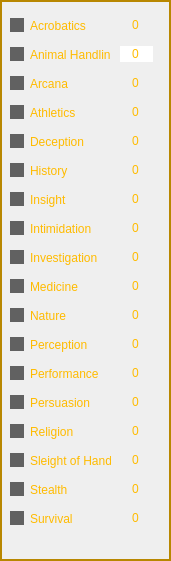
     <widget class="QFrame" name="frame">
      <property name="geometry">
       <rect>
        <x>10</x>
        <y>330</y>
        <width>171</width>
        <height>561</height>
       </rect>
      </property>
      <property name="styleSheet">
       <string notr="true">QFrame { 
	color: rgb(184, 135, 0);
} </string>
      </property>
      <property name="frameShape">
       <enum>QFrame::Panel</enum>
      </property>
      <property name="frameShadow">
       <enum>QFrame::Plain</enum>
      </property>
      <property name="lineWidth">
       <number>2</number>
      </property>
      <property name="midLineWidth">
       <number>1</number>
      </property>
      <widget class="QWidget" name="verticalLayoutWidget">
       <property name="geometry">
        <rect>
         <x>10</x>
         <y>10</y>
         <width>101</width>
         <height>541</height>
        </rect>
       </property>
       <layout class="QVBoxLayout" name="verticalLayout">
        <item>
         <widget class="QCheckBox" name="checkBox_6">
          <property name="styleSheet">
           <string notr="true">
QCheckBox::indicator {
		
	
	background-color: rgb(97, 97, 97);
}

QCheckBox{

color: rgb(255, 187, 0);
background:transparent;

}
QCheckBox::indicator:checked {
    
	background-color: rgb(255, 187, 0);
}</string>
          </property>
          <property name="text">
           <string>Acrobatics</string>
          </property>
         </widget>
        </item>
        <item>
         <widget class="QCheckBox" name="checkBox_12">
          <property name="styleSheet">
           <string notr="true">
QCheckBox::indicator {
		
	
	background-color: rgb(97, 97, 97);
}

QCheckBox{

color: rgb(255, 187, 0);
background:transparent;

}
QCheckBox::indicator:checked {
    
	background-color: rgb(255, 187, 0);
}</string>
          </property>
          <property name="text">
           <string>Animal Handling</string>
          </property>
         </widget>
        </item>
        <item>
         <widget class="QCheckBox" name="checkBox_18">
          <property name="styleSheet">
           <string notr="true">
QCheckBox::indicator {
		
	
	background-color: rgb(97, 97, 97);
}

QCheckBox{

color: rgb(255, 187, 0);
background:transparent;

}
QCheckBox::indicator:checked {
    
	background-color: rgb(255, 187, 0);
}</string>
          </property>
          <property name="text">
           <string>Arcana</string>
          </property>
         </widget>
        </item>
        <item>
         <widget class="QCheckBox" name="checkBox_14">
          <property name="styleSheet">
           <string notr="true">
QCheckBox::indicator {
		
	
	background-color: rgb(97, 97, 97);
}

QCheckBox{

color: rgb(255, 187, 0);
background:transparent;

}
QCheckBox::indicator:checked {
    
	background-color: rgb(255, 187, 0);
}</string>
          </property>
          <property name="text">
           <string>Athletics</string>
          </property>
         </widget>
        </item>
        <item>
         <widget class="QCheckBox" name="checkBox_15">
          <property name="styleSheet">
           <string notr="true">
QCheckBox::indicator {
		
	
	background-color: rgb(97, 97, 97);
}

QCheckBox{

color: rgb(255, 187, 0);
background:transparent;

}
QCheckBox::indicator:checked {
    
	background-color: rgb(255, 187, 0);
}</string>
          </property>
          <property name="text">
           <string>Deception</string>
          </property>
         </widget>
        </item>
        <item>
         <widget class="QCheckBox" name="checkBox_16">
          <property name="styleSheet">
           <string notr="true">
QCheckBox::indicator {
		
	
	background-color: rgb(97, 97, 97);
}

QCheckBox{

color: rgb(255, 187, 0);
background:transparent;

}
QCheckBox::indicator:checked {
    
	background-color: rgb(255, 187, 0);
}</string>
          </property>
          <property name="text">
           <string>History</string>
          </property>
         </widget>
        </item>
        <item>
         <widget class="QCheckBox" name="checkBox_11">
          <property name="styleSheet">
           <string notr="true">
QCheckBox::indicator {
		
	
	background-color: rgb(97, 97, 97);
}

QCheckBox{

color: rgb(255, 187, 0);
background:transparent;

}
QCheckBox::indicator:checked {
    
	background-color: rgb(255, 187, 0);
}</string>
          </property>
          <property name="text">
           <string>Insight</string>
          </property>
         </widget>
        </item>
        <item>
         <widget class="QCheckBox" name="checkBox_13">
          <property name="styleSheet">
           <string notr="true">
QCheckBox::indicator {
		
	
	background-color: rgb(97, 97, 97);
}

QCheckBox{

color: rgb(255, 187, 0);
background:transparent;

}
QCheckBox::indicator:checked {
    
	background-color: rgb(255, 187, 0);
}</string>
          </property>
          <property name="text">
           <string>Intimidation</string>
          </property>
         </widget>
        </item>
        <item>
         <widget class="QCheckBox" name="checkBox">
          <property name="styleSheet">
           <string notr="true">
QCheckBox::indicator {
		
	
	background-color: rgb(97, 97, 97);
}

QCheckBox{

color: rgb(255, 187, 0);
background:transparent;

}
QCheckBox::indicator:checked {
    
	background-color: rgb(255, 187, 0);
}</string>
          </property>
          <property name="text">
           <string>Investigation</string>
          </property>
         </widget>
        </item>
        <item>
         <widget class="QCheckBox" name="checkBox_2">
          <property name="styleSheet">
           <string notr="true">
QCheckBox::indicator {
		
	
	background-color: rgb(97, 97, 97);
}

QCheckBox{

color: rgb(255, 187, 0);
background:transparent;

}
QCheckBox::indicator:checked {
    
	background-color: rgb(255, 187, 0);
}</string>
          </property>
          <property name="text">
           <string>Medicine</string>
          </property>
         </widget>
        </item>
        <item>
         <widget class="QCheckBox" name="checkBox_7">
          <property name="styleSheet">
           <string notr="true">
QCheckBox::indicator {
		
	
	background-color: rgb(97, 97, 97);
}

QCheckBox{

color: rgb(255, 187, 0);
background:transparent;

}
QCheckBox::indicator:checked {
    
	background-color: rgb(255, 187, 0);
}</string>
          </property>
          <property name="text">
           <string>Nature</string>
          </property>
         </widget>
        </item>
        <item>
         <widget class="QCheckBox" name="checkBox_17">
          <property name="styleSheet">
           <string notr="true">
QCheckBox::indicator {
		
	
	background-color: rgb(97, 97, 97);
}

QCheckBox{

color: rgb(255, 187, 0);
background:transparent;

}
QCheckBox::indicator:checked {
    
	background-color: rgb(255, 187, 0);
}</string>
          </property>
          <property name="text">
           <string>Perception</string>
          </property>
         </widget>
        </item>
        <item>
         <widget class="QCheckBox" name="checkBox_5">
          <property name="styleSheet">
           <string notr="true">
QCheckBox::indicator {
		
	
	background-color: rgb(97, 97, 97);
}

QCheckBox{

color: rgb(255, 187, 0);
background:transparent;

}
QCheckBox::indicator:checked {
    
	background-color: rgb(255, 187, 0);
}</string>
          </property>
          <property name="text">
           <string>Performance</string>
          </property>
         </widget>
        </item>
        <item>
         <widget class="QCheckBox" name="checkBox_10">
          <property name="styleSheet">
           <string notr="true">
QCheckBox::indicator {
		
	
	background-color: rgb(97, 97, 97);
}

QCheckBox{

color: rgb(255, 187, 0);
background:transparent;

}
QCheckBox::indicator:checked {
    
	background-color: rgb(255, 187, 0);
}</string>
          </property>
          <property name="text">
           <string>Persuasion</string>
          </property>
         </widget>
        </item>
        <item>
         <widget class="QCheckBox" name="checkBox_9">
          <property name="styleSheet">
           <string notr="true">
QCheckBox::indicator {
		
	
	background-color: rgb(97, 97, 97);
}

QCheckBox{

color: rgb(255, 187, 0);
background:transparent;

}
QCheckBox::indicator:checked {
    
	background-color: rgb(255, 187, 0);
}</string>
          </property>
          <property name="text">
           <string>Religion</string>
          </property>
         </widget>
        </item>
        <item>
         <widget class="QCheckBox" name="checkBox_8">
          <property name="styleSheet">
           <string notr="true">
QCheckBox::indicator {
		
	
	background-color: rgb(97, 97, 97);
}

QCheckBox{

color: rgb(255, 187, 0);
background:transparent;

}
QCheckBox::indicator:checked {
    
	background-color: rgb(255, 187, 0);
}</string>
          </property>
          <property name="text">
           <string>Sleight of Hand</string>
          </property>
         </widget>
        </item>
        <item>
         <widget class="QCheckBox" name="checkBox_4">
          <property name="styleSheet">
           <string notr="true">
QCheckBox::indicator {
		
	
	background-color: rgb(97, 97, 97);
}

QCheckBox{

color: rgb(255, 187, 0);
background:transparent;

}
QCheckBox::indicator:checked {
    
	background-color: rgb(255, 187, 0);
}</string>
          </property>
          <property name="text">
           <string>Stealth</string>
          </property>
         </widget>
        </item>
        <item>
         <widget class="QCheckBox" name="checkBox_3">
          <property name="styleSheet">
           <string notr="true">
QCheckBox::indicator {
		
	
	background-color: rgb(97, 97, 97);
}

QCheckBox{

color: rgb(255, 187, 0);
background:transparent;

}
QCheckBox::indicator:checked {
    
	background-color: rgb(255, 187, 0);
}</string>
          </property>
          <property name="text">
           <string>Survival</string>
          </property>
         </widget>
        </item>
       </layout>
      </widget>
      <widget class="QWidget" name="verticalLayoutWidget_2">
       <property name="geometry">
        <rect>
         <x>120</x>
         <y>10</y>
         <width>33</width>
         <height>541</height>
        </rect>
       </property>
       <layout class="QVBoxLayout" name="verticalLayout_2">
        <item>
         <widget class="QLineEdit" name="lineEdit_14">
          <property name="enabled">
           <bool>true</bool>
          </property>
          <property name="styleSheet">
           <string notr="true">color: rgb(255, 187, 0);
background:transparent;</string>
          </property>
          <property name="text">
           <string>0</string>
          </property>
          <property name="frame">
           <bool>false</bool>
          </property>
          <property name="alignment">
           <set>Qt::AlignCenter</set>
          </property>
         </widget>
        </item>
        <item>
         <widget class="QLineEdit" name="lineEdit_15">
          <property name="enabled">
           <bool>true</bool>
          </property>
          <property name="styleSheet">
           <string notr="true">color: rgb(255, 187, 0);</string>
          </property>
          <property name="text">
           <string>0</string>
          </property>
          <property name="frame">
           <bool>false</bool>
          </property>
          <property name="alignment">
           <set>Qt::AlignCenter</set>
          </property>
         </widget>
        </item>
        <item>
         <widget class="QLineEdit" name="lineEdit_11">
          <property name="enabled">
           <bool>true</bool>
          </property>
          <property name="styleSheet">
           <string notr="true">color: rgb(255, 187, 0);
background:transparent;
</string>
          </property>
          <property name="text">
           <string>0</string>
          </property>
          <property name="frame">
           <bool>false</bool>
          </property>
          <property name="alignment">
           <set>Qt::AlignCenter</set>
          </property>
         </widget>
        </item>
        <item>
         <widget class="QLineEdit" name="lineEdit_16">
          <property name="enabled">
           <bool>true</bool>
          </property>
          <property name="styleSheet">
           <string notr="true">color: rgb(255, 187, 0);
background:transparent;
</string>
          </property>
          <property name="text">
           <string>0</string>
          </property>
          <property name="frame">
           <bool>false</bool>
          </property>
          <property name="alignment">
           <set>Qt::AlignCenter</set>
          </property>
         </widget>
        </item>
        <item>
         <widget class="QLineEdit" name="lineEdit_2">
          <property name="enabled">
           <bool>true</bool>
          </property>
          <property name="styleSheet">
           <string notr="true">color: rgb(255, 187, 0);
background:transparent;
</string>
          </property>
          <property name="text">
           <string>0</string>
          </property>
          <property name="frame">
           <bool>false</bool>
          </property>
          <property name="alignment">
           <set>Qt::AlignCenter</set>
          </property>
         </widget>
        </item>
        <item>
         <widget class="QLineEdit" name="lineEdit_22">
          <property name="enabled">
           <bool>true</bool>
          </property>
          <property name="styleSheet">
           <string notr="true">color: rgb(255, 187, 0);
background:transparent;
</string>
          </property>
          <property name="text">
           <string>0</string>
          </property>
          <property name="frame">
           <bool>false</bool>
          </property>
          <property name="alignment">
           <set>Qt::AlignCenter</set>
          </property>
         </widget>
        </item>
        <item>
         <widget class="QLineEdit" name="lineEdit_17">
          <property name="enabled">
           <bool>true</bool>
          </property>
          <property name="styleSheet">
           <string notr="true">color: rgb(255, 187, 0);
background:transparent;
</string>
          </property>
          <property name="text">
           <string>0</string>
          </property>
          <property name="frame">
           <bool>false</bool>
          </property>
          <property name="alignment">
           <set>Qt::AlignCenter</set>
          </property>
         </widget>
        </item>
        <item>
         <widget class="QLineEdit" name="lineEdit_18">
          <property name="enabled">
           <bool>true</bool>
          </property>
          <property name="styleSheet">
           <string notr="true">color: rgb(255, 187, 0);
background:transparent;
</string>
          </property>
          <property name="text">
           <string>0</string>
          </property>
          <property name="frame">
           <bool>false</bool>
          </property>
          <property name="alignment">
           <set>Qt::AlignCenter</set>
          </property>
         </widget>
        </item>
        <item>
         <widget class="QLineEdit" name="lineEdit_24">
          <property name="enabled">
           <bool>true</bool>
          </property>
          <property name="styleSheet">
           <string notr="true">color: rgb(255, 187, 0);
background:transparent;
</string>
          </property>
          <property name="text">
           <string>0</string>
          </property>
          <property name="frame">
           <bool>false</bool>
          </property>
          <property name="alignment">
           <set>Qt::AlignCenter</set>
          </property>
         </widget>
        </item>
        <item>
         <widget class="QLineEdit" name="lineEdit_23">
          <property name="enabled">
           <bool>true</bool>
          </property>
          <property name="styleSheet">
           <string notr="true">color: rgb(255, 187, 0);
background:transparent;
</string>
          </property>
          <property name="text">
           <string>0</string>
          </property>
          <property name="frame">
           <bool>false</bool>
          </property>
          <property name="alignment">
           <set>Qt::AlignCenter</set>
          </property>
         </widget>
        </item>
        <item>
         <widget class="QLineEdit" name="lineEdit_3">
          <property name="enabled">
           <bool>true</bool>
          </property>
          <property name="styleSheet">
           <string notr="true">color: rgb(255, 187, 0);
background:transparent;
</string>
          </property>
          <property name="text">
           <string>0</string>
          </property>
          <property name="frame">
           <bool>false</bool>
          </property>
          <property name="alignment">
           <set>Qt::AlignCenter</set>
          </property>
         </widget>
        </item>
        <item>
         <widget class="QLineEdit" name="lineEdit_21">
          <property name="enabled">
           <bool>true</bool>
          </property>
          <property name="styleSheet">
           <string notr="true">color: rgb(255, 187, 0);
background:transparent;
</string>
          </property>
          <property name="text">
           <string>0</string>
          </property>
          <property name="frame">
           <bool>false</bool>
          </property>
          <property name="alignment">
           <set>Qt::AlignCenter</set>
          </property>
         </widget>
        </item>
        <item>
         <widget class="QLineEdit" name="lineEdit_20">
          <property name="enabled">
           <bool>true</bool>
          </property>
          <property name="styleSheet">
           <string notr="true">color: rgb(255, 187, 0);
background: transparent;</string>
          </property>
          <property name="text">
           <string>0</string>
          </property>
          <property name="frame">
           <bool>false</bool>
          </property>
          <property name="alignment">
           <set>Qt::AlignCenter</set>
          </property>
         </widget>
        </item>
        <item>
         <widget class="QLineEdit" name="lineEdit_19">
          <property name="enabled">
           <bool>true</bool>
          </property>
          <property name="styleSheet">
           <string notr="true">color: rgb(255, 187, 0);
background:transparent;
</string>
          </property>
          <property name="text">
           <string>0</string>
          </property>
          <property name="frame">
           <bool>false</bool>
          </property>
          <property name="alignment">
           <set>Qt::AlignCenter</set>
          </property>
         </widget>
        </item>
        <item>
         <widget class="QLineEdit" name="lineEdit_13">
          <property name="enabled">
           <bool>true</bool>
          </property>
          <property name="styleSheet">
           <string notr="true">color: rgb(255, 187, 0);
background:transparent;
</string>
          </property>
          <property name="text">
           <string>0</string>
          </property>
          <property name="frame">
           <bool>false</bool>
          </property>
          <property name="alignment">
           <set>Qt::AlignCenter</set>
          </property>
         </widget>
        </item>
        <item>
         <widget class="QLineEdit" name="lineEdit_12">
          <property name="enabled">
           <bool>true</bool>
          </property>
          <property name="styleSheet">
           <string notr="true">color: rgb(255, 187, 0);
background:transparent;
</string>
          </property>
          <property name="text">
           <string>0</string>
          </property>
          <property name="frame">
           <bool>false</bool>
          </property>
          <property name="alignment">
           <set>Qt::AlignCenter</set>
          </property>
         </widget>
        </item>
        <item>
         <widget class="QLineEdit" name="lineEdit_4">
          <property name="enabled">
           <bool>true</bool>
          </property>
          <property name="styleSheet">
           <string notr="true">color: rgb(255, 187, 0);
background:transparent;
</string>
          </property>
          <property name="text">
           <string>0</string>
          </property>
          <property name="frame">
           <bool>false</bool>
          </property>
          <property name="alignment">
           <set>Qt::AlignCenter</set>
          </property>
         </widget>
        </item>
        <item>
         <widget class="QLineEdit" name="lineEdit">
          <property name="enabled">
           <bool>true</bool>
          </property>
          <property name="styleSheet">
           <string notr="true">color: rgb(255, 187, 0);
background:transparent;
</string>
          </property>
          <property name="text">
           <string>0</string>
          </property>
          <property name="frame">
           <bool>false</bool>
          </property>
          <property name="alignment">
           <set>Qt::AlignCenter</set>
          </property>
         </widget>
        </item>
       </layout>
      </widget>
     </widget>
